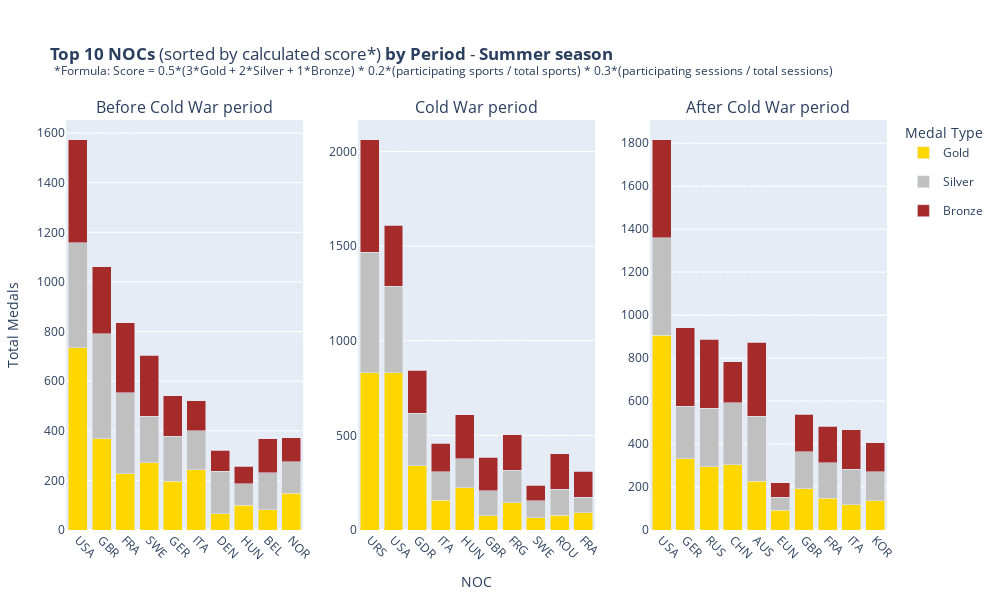

Source (notebook cell):
### Markdown cell above
#### Data 'Summer season'

### Code cell
# data
pre_cold_war_opa = calculate_and_process_opa(pre_cold_war_df_s)
cold_war_opa = calculate_and_process_opa(cold_war_df_s)
post_cold_war_opa = calculate_and_process_opa(post_cold_war_df_s)
# display
plot_top_nocs_medals_by_period(pre_cold_war_opa, cold_war_opa, post_cold_war_opa, season='Summer season')

### Figure 1 — Plotly figure (JSON) as saved in the notebook; plotly's stock layout.template omitted (floating-point values rounded to 4 significant figures)
{"data": [{"hovertemplate": "", "legendgroup": "Gold", "marker": {"color": "gold"}, "name": "Gold", "showlegend": true, "type": "bar", "x": ["USA", "GBR", "FRA", "SWE", "GER", "ITA", "DEN", "HUN", "BEL", "NOR"], "xaxis": "x", "y": [735, 368, 226, 272, 196, 243, 65, 99, 81, 149], "yaxis": "y"}, {"hovertemplate": "", "legendgroup": "Silver", "marker": {"color": "silver"}, "name": "Silver", "showlegend": true, "type": "bar", "x": ["USA", "GBR", "FRA", "SWE", "GER", "ITA", "DEN", "HUN", "BEL", "NOR"], "xaxis": "x", "y": [422, 424, 328, 186, 181, 157, 172, 87, 150, 126], "yaxis": "y"}, {"hovertemplate": "", "legendgroup": "Bronze", "marker": {"color": "brown"}, "name": "Bronze", "showlegend": true, "type": "bar", "x": ["USA", "GBR", "FRA", "SWE", "GER", "ITA", "DEN", "HUN", "BEL", "NOR"], "xaxis": "x", "y": [417, 269, 281, 246, 164, 121, 84, 71, 137, 97], "yaxis": "y"}, {"customdata": [[735.0, 422.0, 417.0, 99.64], [368.0, 424.0, 269.0, 81.76], [226.0, 328.0, 281.0, 72.91], [272.0, 186.0, 246.0, 67.03], [196.0, 181.0, 164.0, 63.15], [243.0, 157.0, 121.0, 57.98], [65.0, 172.0, 84.0, 47.95], [99.0, 87.0, 71.0, 46.99], [81.0, 150.0, 137.0, 45.54], [149.0, 126.0, 97.0, 44.97]], "hovertemplate": "<b>Score vs Top1: %{customdata[3]:.0f}%</b><extra></extra>", "marker": {"color": "rgba(0, 0, 0, 0)"}, "name": "Total Medals Hover", "showlegend": false, "type": "bar", "x": ["USA", "GBR", "FRA", "SWE", "GER", "ITA", "DEN", "HUN", "BEL", "NOR"], "xaxis": "x", "y": [1574, 1061, 835, 704, 541, 521, 321, 257, 368, 372], "yaxis": "y"}, {"hovertemplate": "", "legendgroup": "Gold", "marker": {"color": "gold"}, "name": "Gold", "showlegend": false, "type": "bar", "x": ["URS", "USA", "GDR", "ITA", "HUN", "GBR", "FRG", "SWE", "ROU", "FRA"], "xaxis": "x2", "y": [832, 831, 339, 157, 222, 76, 144, 65, 79, 91], "yaxis": "y2"}, {"hovertemplate": "", "legendgroup": "Silver", "marker": {"color": "silver"}, "name": "Silver", "showlegend": false, "type": "bar", "x": ["URS", "USA", "GDR", "ITA", "HUN", "GBR", "FRG", "SWE", "ROU", "FRA"], "xaxis": "x2", "y": [635, 456, 277, 152, 154, 132, 172, 90, 136, 83], "yaxis": "y2"}, {"hovertemplate": "", "legendgroup": "Bronze", "marker": {"color": "brown"}, "name": "Bronze", "showlegend": false, "type": "bar", "x": ["URS", "USA", "GDR", "ITA", "HUN", "GBR", "FRG", "SWE", "ROU", "FRA"], "xaxis": "x2", "y": [596, 324, 227, 149, 234, 177, 188, 82, 189, 136], "yaxis": "y2"}, {"customdata": [[832.0, 635.0, 596.0, 94.0], [831.0, 456.0, 324.0, 82.57], [339.0, 277.0, 227.0, 62.66], [157.0, 152.0, 149.0, 49.71], [222.0, 154.0, 234.0, 48.89], [76.0, 132.0, 177.0, 45.63], [144.0, 172.0, 188.0, 45.15], [65.0, 90.0, 82.0, 43.22], [79.0, 136.0, 189.0, 41.36], [91.0, 83.0, 136.0, 40.71]], "hovertemplate": "<b>Score vs Top1: %{customdata[3]:.0f}%</b><extra></extra>", "marker": {"color": "rgba(0, 0, 0, 0)"}, "name": "Total Medals Hover", "showlegend": false, "type": "bar", "x": ["URS", "USA", "GDR", "ITA", "HUN", "GBR", "FRG", "SWE", "ROU", "FRA"], "xaxis": "x2", "y": [2063, 1611, 843, 458, 610, 385, 504, 237, 404, 310], "yaxis": "y2"}, {"hovertemplate": "", "legendgroup": "Gold", "marker": {"color": "gold"}, "name": "Gold", "showlegend": false, "type": "bar", "x": ["USA", "GER", "RUS", "CHN", "AUS", "EUN", "GBR", "FRA", "ITA", "KOR"], "xaxis": "x3", "y": [906, 331, 295, 304, 227, 92, 192, 148, 118, 136], "yaxis": "y3"}, {"hovertemplate": "", "legendgroup": "Silver", "marker": {"color": "silver"}, "name": "Silver", "showlegend": false, "type": "bar", "x": ["USA", "GER", "RUS", "CHN", "AUS", "EUN", "GBR", "FRA", "ITA", "KOR"], "xaxis": "x3", "y": [455, 246, 271, 288, 302, 61, 173, 164, 165, 135], "yaxis": "y3"}, {"hovertemplate": "", "legendgroup": "Bronze", "marker": {"color": "brown"}, "name": "Bronze", "showlegend": false, "type": "bar", "x": ["USA", "GER", "RUS", "CHN", "AUS", "EUN", "GBR", "FRA", "ITA", "KOR"], "xaxis": "x3", "y": [456, 364, 322, 191, 345, 67, 174, 170, 184, 134], "yaxis": "y3"}, {"customdata": [[906.0, 455.0, 456.0, 98.35], [331.0, 246.0, 364.0, 67.67], [295.0, 271.0, 322.0, 66.53], [304.0, 288.0, 191.0, 66.45], [227.0, 302.0, 345.0, 61.43], [92.0, 61.0, 67.0, 59.83], [192.0, 173.0, 174.0, 53.97], [148.0, 164.0, 170.0, 53.03], [118.0, 165.0, 184.0, 51.9], [136.0, 135.0, 134.0, 49.37]], "hovertemplate": "<b>Score vs Top1: %{customdata[3]:.0f}%</b><extra></extra>", "marker": {"color": "rgba(0, 0, 0, 0)"}, "name": "Total Medals Hover", "showlegend": false, "type": "bar", "x": ["USA", "GER", "RUS", "CHN", "AUS", "EUN", "GBR", "FRA", "ITA", "KOR"], "xaxis": "x3", "y": [1817, 941, 888, 783, 874, 220, 539, 482, 467, 405], "yaxis": "y3"}], "layout": {"annotations": [{"font": {"size": 16}, "showarrow": false, "text": "Before Cold War period", "x": 0.1444, "xanchor": "center", "xref": "paper", "y": 1, "yanchor": "bottom", "yref": "paper"}, {"font": {"size": 16}, "showarrow": false, "text": "Cold War period", "x": 0.5, "xanchor": "center", "xref": "paper", "y": 1, "yanchor": "bottom", "yref": "paper"}, {"font": {"size": 16}, "showarrow": false, "text": "After Cold War period", "x": 0.8556, "xanchor": "center", "xref": "paper", "y": 1, "yanchor": "bottom", "yref": "paper"}], "barmode": "stack", "height": 600, "hovermode": "x unified", "legend": {"title": {"text": "Medal Type"}}, "margin": {"b": 50, "l": 40, "r": 40, "t": 120}, "title": {"text": "<b>Top 10 NOCs</b> (sorted by calculated score*) <b>by Period</b> - <b>Summer season</b><br>\n<sup>*Formula: Score = 0.5*(3*Gold + 2*Silver + 1*Bronze) *\n0.2*(participating sports / total sports) *\n0.3*(participating sessions / total sessions)</sup>"}, "width": 1000, "xaxis": {"anchor": "y", "domain": [0, 0.2889], "tickangle": 45}, "xaxis2": {"anchor": "y2", "domain": [0.3556, 0.6444], "tickangle": 45, "title": {"text": "NOC"}}, "xaxis3": {"anchor": "y3", "domain": [0.7111, 1], "tickangle": 45}, "yaxis": {"anchor": "x", "domain": [0, 1], "range": [0, 1653.0], "rangemode": "nonnegative", "title": {"text": "Total Medals"}}, "yaxis2": {"anchor": "x2", "domain": [0, 1], "range": [0, 2166.0], "rangemode": "nonnegative"}, "yaxis3": {"anchor": "x3", "domain": [0, 1], "range": [0, 1908.0], "rangemode": "nonnegative"}}}
